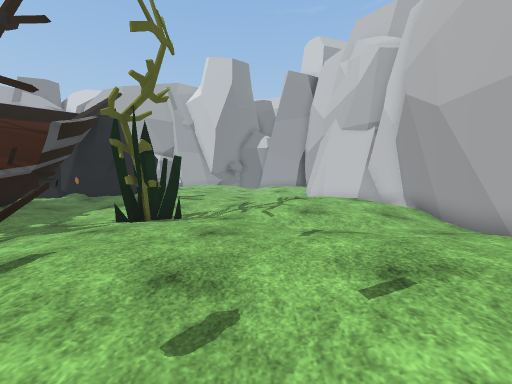
[1] (above)

19 first-person views from a walk through a 3-D level made in the Unity game engine. The camera is 1.4 m above the floor, tilts 4° down and sees 90° across. The floor is counted in squares, 1 m on a side. Each view is taken from the middle of a square. On the plan, view 1 faces up. The plan holds only what a view shows up to about 13 squares ahead; the rest is blank. The place goes on beyond the plan. The player character is not drawn. Some surface patterns are stand-ins.

[2]
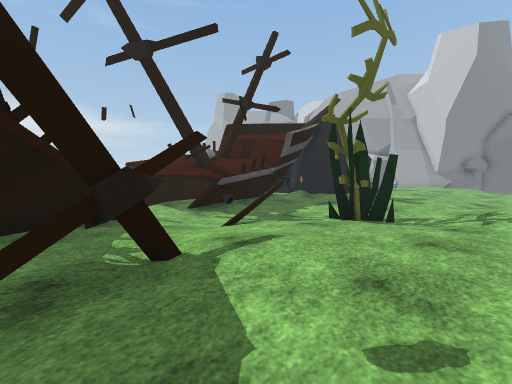

[3]
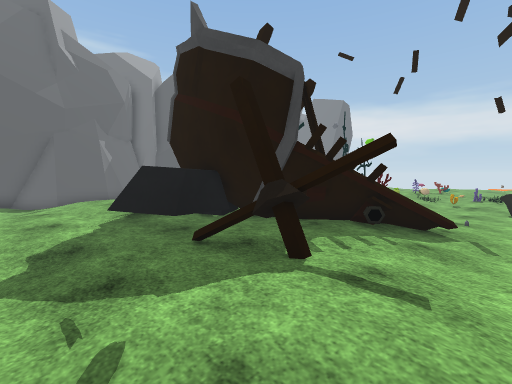

[4]
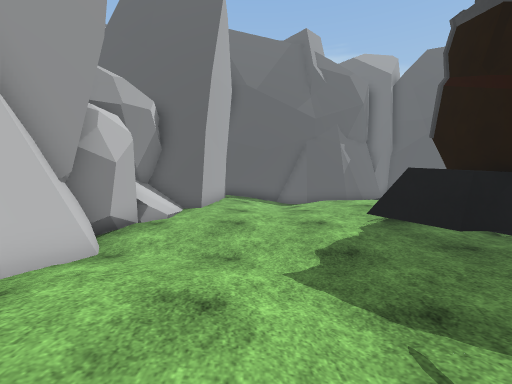

[5]
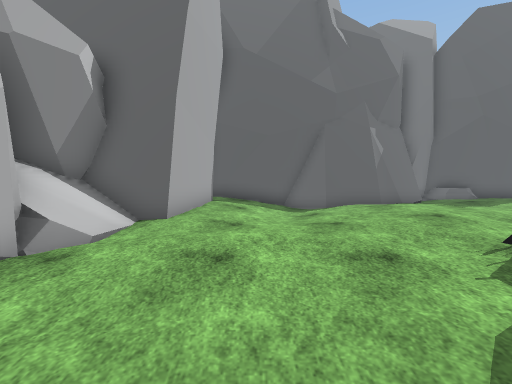

[6]
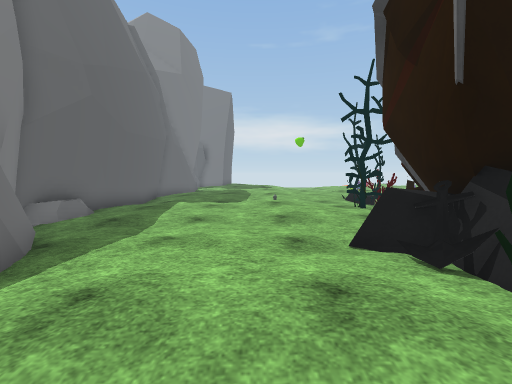

[7]
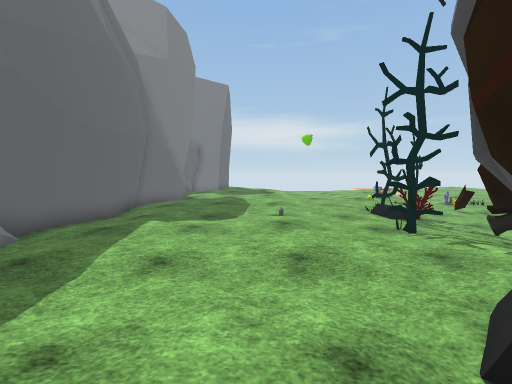

[8]
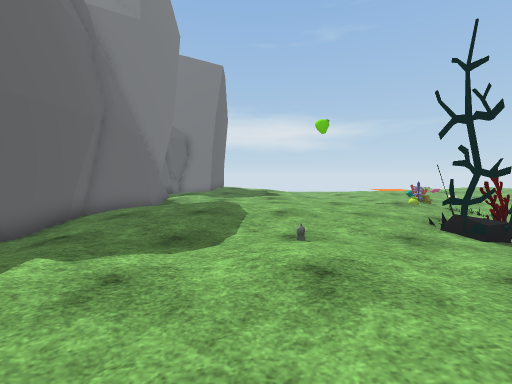

[9]
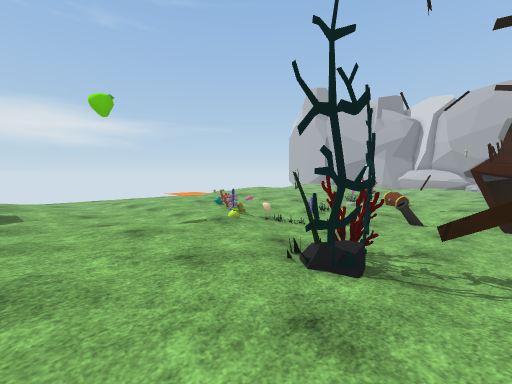

[10]
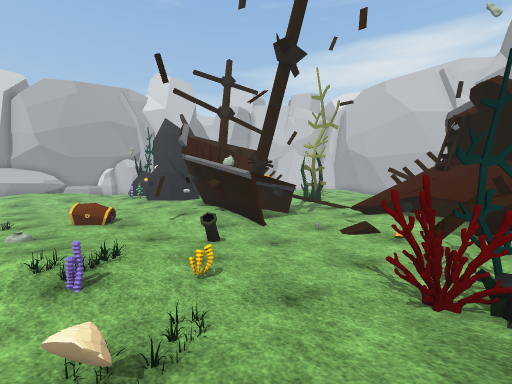

[11]
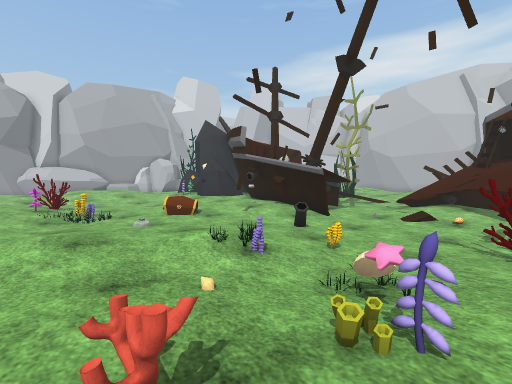

[12]
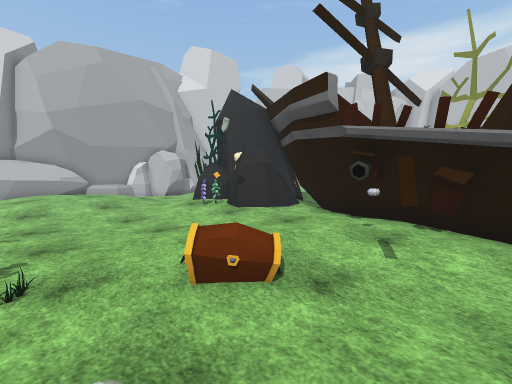

[13]
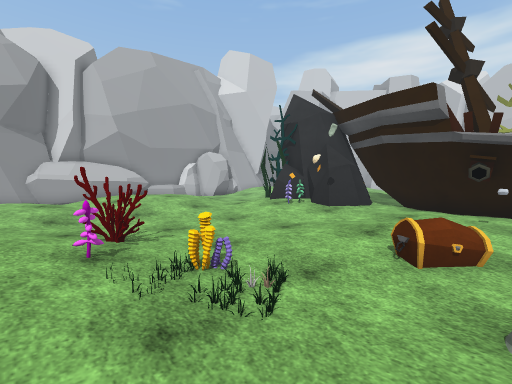

[14]
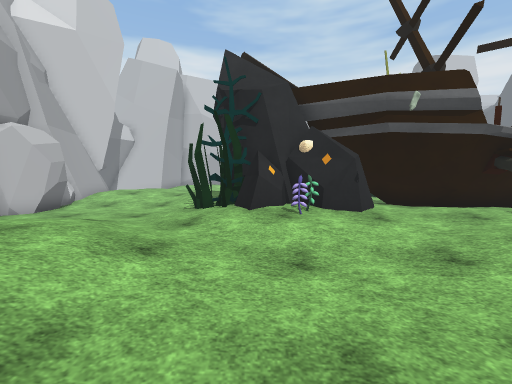

[15]
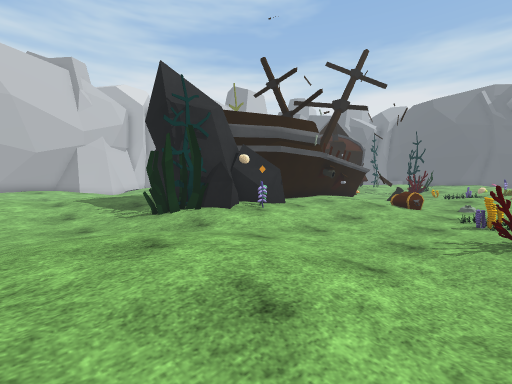

[16]
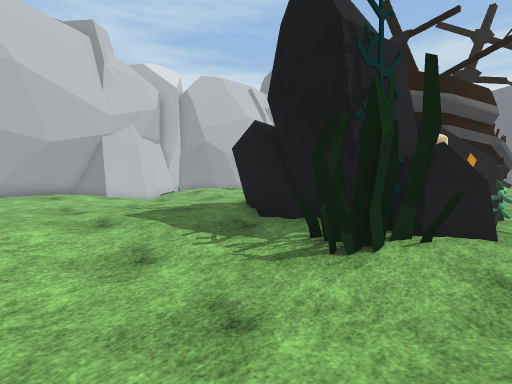

[17]
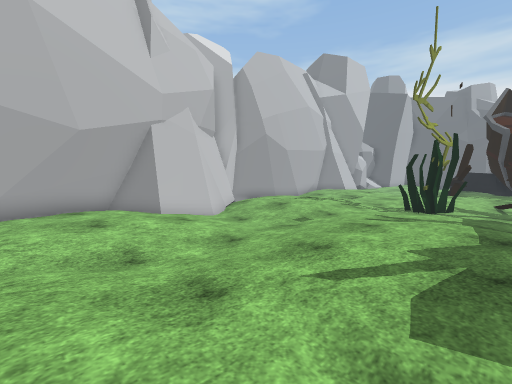

[18]
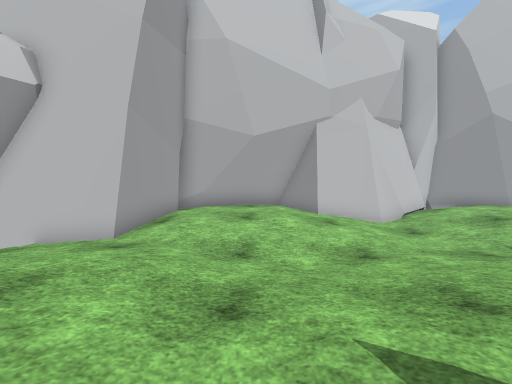

[19]
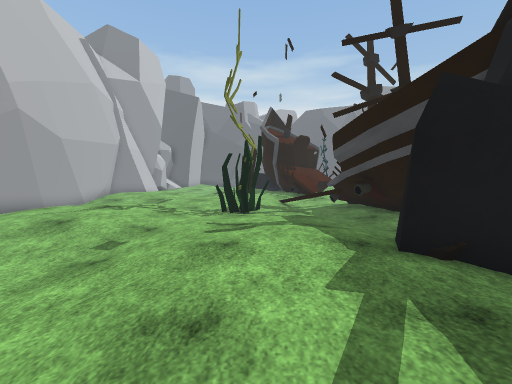

### Floor plan
Key: @ floor where view 1 was taken; # wall or solid block; x gap in a wall; . main floor; : floor 0.25 m higher than the main floor; - floor 0.25 m lower than the main floor; _ floor 0.5 m lower than the main floor; / step, stairs or slope; = window, fence, low wall or low ledge; ^ raised ledge; O other object.
Columns run from 22 left of view 1 to 7 right of it. Each row starts with its distance up from view 1.
 24            _OO-/    .--##
 23            ___/.  ::./-.####
 22 ....::.://-___-/.:....-...##
 21 ....::::./-___-/..../-..:.##
 20 .....::://-__-///...--..:.##
 19 ..//...//-----/.....---....#
 18 ./-////----##./::...---./.##
 17 .--------/#####.:...----/-#
 16 .--_----/#######:...//_--=#
 15 ..O-___-.O#### #.:../-_---#
 14 .OO-___-.O#### ..:...--///##
 13 .O--_----#####-......-./../##
 12 ..O------..###--.....-/:... ##
 11 /-OO--./-..###---..--..::../##
 10 ------....#####-------..:...#
  9 -----==..#######---#--...../#
  8 .--/--=-.### ##=__##--...../#
  7 ..-----#-######=_-#---------#
  6 ...------### ^^_=--....-----#
  5 .....----####--_//....../../
  4 .....--=___/------.........
  3 ..-.O---___/--///.......::
  2 ../---O____/--/=..#......:
  1 .../---____/-./#=.##..-..:.
  0 .OOO----___/-#/##..=.-@/...
 -1 ..O...-OOx###//##....--////#
 -2 ...:...OO-- #/####O/-------#
 -3 .......OO-/.#####OOO.------#
 -4 ../.:.. ...##.###O OO.-----O
 -5 ...:::.:.......OO#O ..-....OO
 -6 ....:::.....::..O........./ O
 -7 ::.::::../:::......:....../##
 -8  :.::::...::......::..-..####
 -9  .. ::::..........:.//-/.#
-10  .   :::............/--/.#
-11  ..  ::............./--..#
-12  /. .:...........####_/.##
-13  ###....-.....-###  ######
-14    ###########-#
-15              ###

Positions as (right, up) in squares from view 1, and headings:
1: (0, 0), facing up
2: (0, 0), facing up-left
3: (0, 4), facing down-left
4: (1, 3), facing down
5: (1, -1), facing down
6: (-1, -8), facing left
7: (-4, -8), facing left
8: (-8, -8), facing left
9: (-12, -7), facing up-left
10: (-19, -2), facing up-right
11: (-22, -1), facing up-right
12: (-19, 6), facing up-right
13: (-22, 8), facing up-right
14: (-20, 16), facing right
15: (-20, 22), facing down-right
16: (-13, 22), facing down-right
17: (-6, 22), facing down-right
18: (-6, 20), facing right
19: (-4, 20), facing down
